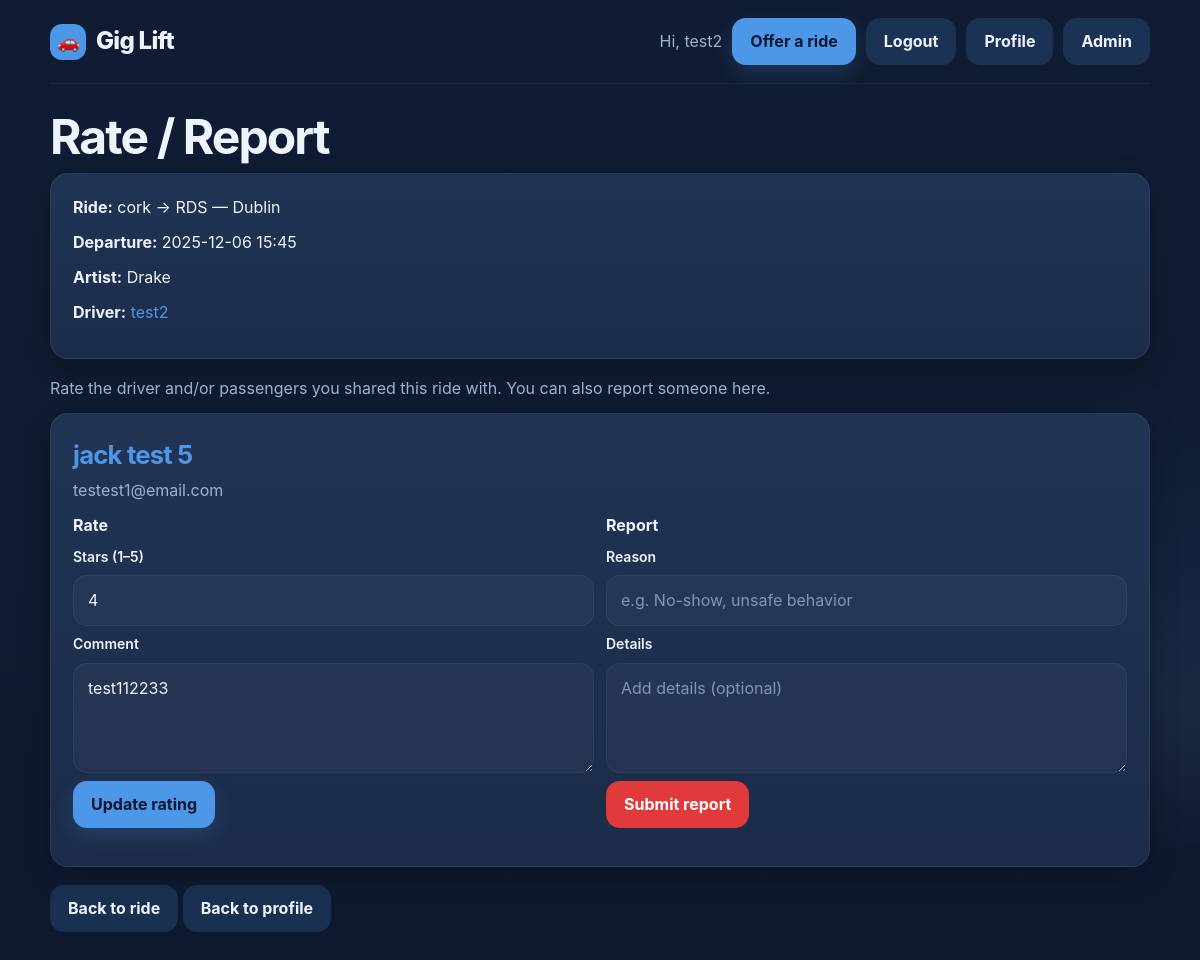
/rides/1/review (signed in), run on the app's committed database.
### app/models.py (models this page shows, shortened)
class User(Base):
    __tablename__ = "users"
    id: Mapped[int] = mapped_column(Integer, primary_key=True)
    email: Mapped[str] = mapped_column(String(255), unique=True, nullable=False)
    name: Mapped[str] = mapped_column(String(120), nullable=False)
    password: Mapped[str] = mapped_column(String(255), nullable=False)
    rides_offered: Mapped[list["Ride"]] = relationship(
        back_populates="driver",
        cascade="all, delete-orphan",
    )
    bookings: Mapped[list["Booking"]] = relationship(
        back_populates="rider",
        cascade="all, delete-orphan",
    )
    sent_messages: Mapped[list["RideMessage"]] = relationship(
        "RideMessage",
        back_populates="sender",
        cascade="all, delete-orphan",
    )

class Ride(Base):
    __tablename__ = "rides"
    id: Mapped[int] = mapped_column(Integer, primary_key=True)
    driver_id: Mapped[int] = mapped_column(ForeignKey("users.id"), nullable=False)
    origin: Mapped[str] = mapped_column(String(200), nullable=False)
    origin_lat: Mapped[float | None] = mapped_column(Float, nullable=True)
    origin_lng: Mapped[float | None] = mapped_column(Float, nullable=True)
    destination: Mapped[str] = mapped_column(String(200), nullable=False)
    depart_at: Mapped[datetime] = mapped_column(DateTime, nullable=False)
    seats_total: Mapped[int] = mapped_column(Integer, nullable=False, default=3)
    artist: Mapped[str] = mapped_column(String(120), nullable=False, default="")
    tags_csv: Mapped[str] = mapped_column(Text, nullable=False, default="")
    @property
    def tags(self) -> list[str]:
        return [t.strip() for t in self.tags_csv.split(",") if t.strip()]
    driver: Mapped["User"] = relationship(back_populates="rides_offered")
    bookings: Mapped[list["Booking"]] = relationship(
        back_populates="ride",
        cascade="all, delete-orphan",
    )
    messages: Mapped[list["RideMessage"]] = relationship(
        "RideMessage",
        back_populates="ride",
        cascade="all, delete-orphan",
        order_by="RideMessage.created_at.asc()",
    )

class Rating(Base):
    __tablename__ = "ratings"
    __table_args__ = (
        UniqueConstraint("ride_id", "rater_id", "ratee_id", name="uq_rating_once_per_ride_pair"),
    )
    id: Mapped[int] = mapped_column(Integer, primary_key=True)
    ride_id: Mapped[int] = mapped_column(ForeignKey("rides.id"), nullable=False)
    rater_id: Mapped[int] = mapped_column(ForeignKey("users.id"), nullable=False)
    ratee_id: Mapped[int] = mapped_column(ForeignKey("users.id"), nullable=False)
    stars: Mapped[int] = mapped_column(Integer, nullable=False)  # 1..5
    comment: Mapped[str] = mapped_column(Text, nullable=False, default="")
    created_at: Mapped[datetime] = mapped_column(DateTime, default=datetime.utcnow)

### app/web.py (the view)
@app.get("/rides/<int:ride_id>/review")
@login_required
def review_ride(ride_id):
    [db] = list(get_db())
    try:
        ride = (
            db.query(Ride)
              .options(joinedload(Ride.driver), joinedload(Ride.bookings).joinedload(Booking.rider))
              .get(ride_id)
        )
        if not ride:
            flash("Ride not found.")
            return redirect(url_for("profile"))
        if not db.query(CompletedRide).get(ride_id):
            flash("That ride isn’t finished yet.")
            return redirect(url_for("ride_detail", ride_id=ride_id))
        participant_ids = {ride.driver_id} | {b.rider_id for b in ride.bookings}
        if g.user.id not in participant_ids:
            abort(403)
        participants = [ride.driver] + [b.rider for b in ride.bookings]
        existing = (
            db.query(Rating)
              .filter(Rating.ride_id == ride_id, Rating.rater_id == g.user.id)
              .all()
        )
        existing_map = {(r.ratee_id): r for r in existing}
        return render_template("ride_review.html", ride=ride, participants=participants, existing_map=existing_map)
    finally:
        db.close()

### app/auth.py (called while the page is built)
def load_current_user():
    user_id = session.get("user_id")
    if not user_id:
        g.user = None
        return
    [db] = list(get_db())
    try:
        g.user = db.query(User).get(user_id)
    finally:
        db.close()

def login_required(view):
    @wraps(view)
    def wrapped(*args, **kwargs):
        if not session.get("user_id"):
            flash("Please log in first.")
            return redirect(url_for("login"))
        return view(*args, **kwargs)
    return wrapped

### app/db.py (called while the page is built)
def get_db():
    db = SessionLocal()
    try:
        yield db
    finally:
        db.close()

### app/web.py (called while the page is built)
@app.before_request
def _load_user():
    load_current_user()
    g.is_admin = False
    if g.user:
        [db] = list(get_db())
        try:
            g.is_admin = db.query(AdminUser).get(g.user.id) is not None
        finally:
            db.close()

@app.context_processor
def inject_user():
    return {"current_user": getattr(g, "user", None)}

### app/templates/ride_review.html
{% extends "base.html" %}
{% block content %}
<h2>Rate / Report</h2>
<div class="card">
  <p><strong>Ride:</strong> {{ ride.origin }} → {{ ride.destination }}</p>
  <p><strong>Departure:</strong> {{ ride.depart_at.strftime("%Y-%m-%d %H:%M") }}</p>
  <p><strong>Artist:</strong> {{ ride.artist }}</p>
  <p><strong>Driver:</strong>
    <a href="{{ url_for('profile_public', user_id=ride.driver.id) }}">{{ ride.driver.name }}</a>
  </p>
</div>
<p class="muted">Rate the driver and/or passengers you shared this ride with. You can also report someone here.</p>
{% for p in participants %}
  {% if current_user and p.id != current_user.id %}
    {% set existing = existing_map.get(p.id) if existing_map else None %}
    <div class="card" style="margin-top:12px;">
      <h3 style="margin-top:0;">
        <a href="{{ url_for('profile_public', user_id=p.id) }}">{{ p.name }}</a>
      </h3>
      <p class="muted" style="margin-top:-6px;">{{ p.email }}</p>
      <div style="display:grid; gap:12px; grid-template-columns: repeat(auto-fit,minmax(260px,1fr)); align-items:start;">
        <form method="post" action="{{ url_for('rate_user', ride_id=ride.id, user_id=p.id) }}">
          <h4>Rate</h4>
          <label class="small">Stars (1–5)</label>
          <select name="stars" required>
            {% for s in [1,2,3,4,5] %}
              <option value="{{ s }}"
                {% if existing and existing.stars == s %}selected{% endif %}>
                {{ s }}
              </option>
            {% endfor %}
          </select>
          <label class="small" style="margin-top:8px; display:block;">Comment</label>
          <textarea name="comment" rows="3" placeholder="Optional comment...">{% if existing %}{{ existing.comment }}{% endif %}</textarea>
          <button class="btn" type="submit" style="margin-top:8px;">
            {% if existing %}Update rating{% else %}Save rating{% endif %}
          </button>
        </form>
        <form method="post" action="{{ url_for('report_user', ride_id=ride.id, user_id=p.id) }}">
          <h4>Report</h4>
          <label class="small">Reason</label>
          <input type="text" name="reason" maxlength="200" placeholder="e.g. No-show, unsafe behavior" required>
          <label class="small" style="margin-top:8px; display:block;">Details</label>
          <textarea name="comment" rows="3" placeholder="Add details (optional)"></textarea>
          <button class="btn btn-danger" type="submit" style="margin-top:8px;"
                  onclick="return confirm('Report {{ p.name }}?');">
            Submit report
          </button>
        </form>
      </div>
    </div>
  {% endif %}
{% endfor %}
<p style="margin-top:16px;">
  <a class="btn btn-secondary" href="{{ url_for('ride_detail', ride_id=ride.id) }}">Back to ride</a>
  <a class="btn btn-secondary" href="{{ url_for('profile') }}">Back to profile</a>
</p>
{% endblock %}

### app/templates/base.html (shortened to what this page needs)
<doctype html>
<html lang="en">
<head>
  <link rel="stylesheet" href="{{ url_for('static', filename='styles.css') }}">
</head>
<body>
  <header class="container">
    <h1><a href="{{ url_for('home') }}">Gig Lift</a></h1>
    <nav>
      {% if current_user %}
        <span class="muted">Hi, {{ current_user.name }}</span>
        <a href="{{ url_for('rides_new') }}" class="btn">Offer a ride</a>
        <a href="{{ url_for('logout') }}" class="btn btn-secondary">Logout</a>
        <a href="{{ url_for('profile') }}" class="btn btn-secondary">Profile</a>
      {% if g.is_admin %}
        <a href="{{ url_for('admin_home') }}" class="btn btn-secondary">Admin</a>
      {% endif %}
      {% else %}
        <a href="{{ url_for('login') }}" class="btn">Login</a>
        <a href="{{ url_for('signup') }}" class="btn btn-secondary">Sign up</a>
      {% endif %}
    </nav>
  </header>
  <main class="container">
    {% block content %}{% endblock %}
  </main>
</body>
</html>

### app/static/styles.css (style rules this page uses)
:root { --bg: #0f1c34; --surface: #152542; --card: #1d2d4a; --card-2: #223555; --border: rgba(255,255,255,0.06); --text: #eef4ff; --muted: #9fb0cf; --primary: #4d97e8; --primary-2: #5aa7ff; --danger: #e03a3a; --success: #57c58a; --radius: 18px; --radius-sm: 12px; --shadow: 0 10px 28px rgba(0,0,0,0.22); --max-width: 1100px; }
* { box-sizing: border-box; }
html, body { margin: 0; padding: 0; }
body { font-family: Inter, ui-sans-serif, system-ui, -apple-system, BlinkMacSystemFont, "Segoe UI", Roboto, sans-serif; color: var(--text); line-height: 1.45; background: radial-gradient(circle at 100% 62%, rgba(77,151,232,0.08), transparent 18%), radial-gradient(circle at 100% 72%, rgba(255,255,255,0.04), transparent 10%), linear-gradient(180deg, #101c33 0%, #0e1930 100%); }
a { color: var(--primary); text-decoration: none; }
.container { width: min(var(--max-width), calc(100% - 32px)); margin: 0 auto; }
header.container { display: flex; align-items: center; justify-content: space-between; gap: 16px; padding: 18px 0; border-bottom: 1px solid var(--border); }
header h1 { margin: 0; font-size: clamp(1.5rem, 2vw, 2rem); font-weight: 800; letter-spacing: -0.03em; }
header h1 a { color: var(--text); display: inline-flex; align-items: center; gap: 10px; }
header h1 a::before { content: "🚗"; width: 36px; height: 36px; display: inline-grid; place-items: center; border-radius: 12px; background: var(--primary); color: #10203c; font-size: 18px; }
nav { display: flex; flex-wrap: wrap; justify-content: flex-end; gap: 10px; align-items: center; }
main.container { padding: 28px 0 48px; }
h2 { margin: 0 0 10px; font-size: clamp(2rem, 4vw, 3.1rem); line-height: 1.05; letter-spacing: -0.04em; }
h3 { margin: 28px 0 12px; font-size: 1.6rem; letter-spacing: -0.03em; }
h4 { margin: 0 0 10px; }
p { margin: 0 0 12px; }
.muted { color: var(--muted); }
.small { font-size: 0.875rem; }
.card, .auth-card, .form, .filters, .table, fieldset.tags { background: linear-gradient(180deg, rgba(34,53,85,0.96), rgba(29,45,74,0.96)); border: 1px solid var(--border); border-radius: var(--radius); box-shadow: var(--shadow); }
.card, .auth-card, .form { padding: 22px; margin-bottom: 18px; }
label { display: block; font-size: 0.98rem; font-weight: 600; color: var(--text); }
input, select, textarea { width: 100%; margin-top: 8px; padding: 13px 14px; border-radius: 14px; border: 1px solid rgba(255,255,255,0.05); background: rgba(255,255,255,0.03); color: var(--text); font: inherit; outline: none; transition: border-color .18s ease, box-shadow .18s ease, background .18s ease; }
input::placeholder, textarea::placeholder { color: #8395b8; }
textarea { min-height: 110px; resize: vertical; }
select { appearance: none; }
.btn, button, input[type="submit"] { appearance: none; border: 0; border-radius: 14px; padding: 12px 18px; background: var(--primary); color: #0d1830; font: inherit; font-weight: 700; cursor: pointer; display: inline-flex; align-items: center; justify-content: center; gap: 8px; box-shadow: 0 8px 20px rgba(77,151,232,0.2); transition: transform .15s ease, opacity .15s ease; }
.btn-secondary { background: rgba(77,151,232,0.18); color: var(--text); box-shadow: none; }
.btn-danger { background: var(--danger); color: #fff; box-shadow: none; }

### data on the page
User: name "test2", driver.name "test2"
Ride: origin "cork", destination "RDS — Dublin", depart_at "2025-12-06 15:45", artist "Drake"
User: name "jack test 5", email "testest1@email.com"
Rating: comment "test112233"

### other printed values
form field stars "4"
